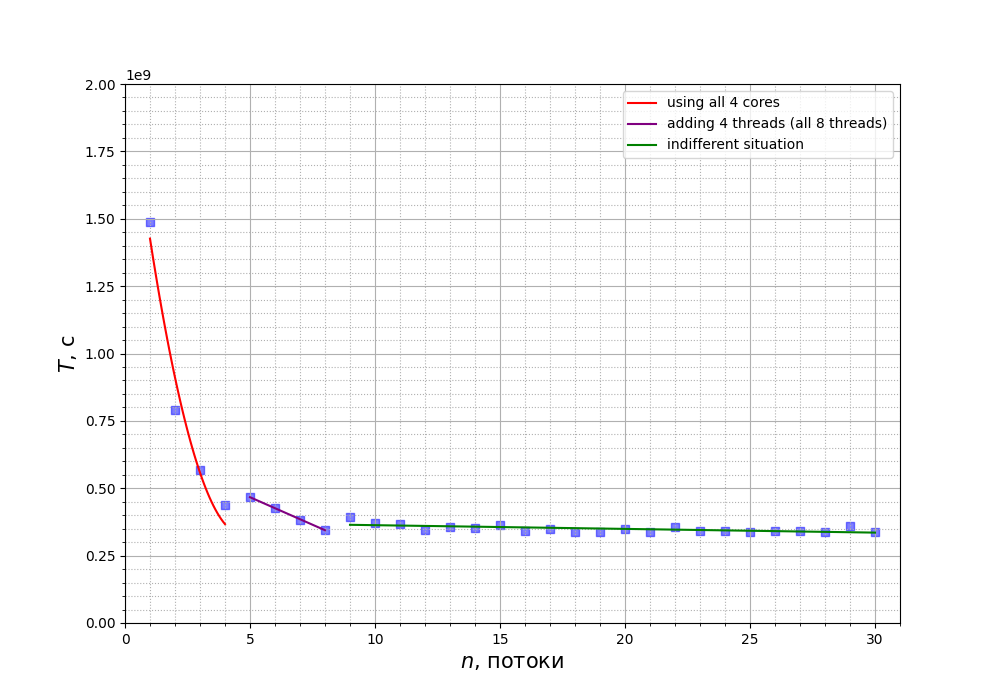

This figure's Python source:
import numpy as np
import matplotlib as mpl
from matplotlib import pyplot as plt
import matplotlib.ticker as ticker
mpl.rcParams['pdf.fonttype'] = 42
mpl.rcParams['ps.fonttype'] = 42


y = []
x = list(np.linspace(1, 30, 30))

with open("data.txt") as data:
    for time in data:
        y.append(int(time))

fig, ax = plt.subplots()

cores_x = np.linspace(1, 4, 40)
threads_x = np.linspace(5, 8, 40)
indiff_x = np.linspace(9, 30, 220)


cores_y = np.polyval(np.polyfit(x[0:4]+[6], y[0:4]+[0.45 * 1e9], 2), cores_x)
threads_y = np.polyval(np.polyfit(x[4:8], y[4:8], 1), threads_x)
indiff_y = np.polyval(np.polyfit(x[8:30], y[8:30], 1), indiff_x)


ax.scatter(x, y, marker='s', c='b', alpha=0.5)
ax.plot(cores_x, cores_y, marker='', c='r', label='using all 4 cores')
ax.plot(threads_x, threads_y, marker='', c='purple', label='adding 4 threads (all 8 threads)')
ax.plot(indiff_x, indiff_y, marker='', c='g', label='indifferent situation')
ax.legend()

plt.xlabel(r'$n$, потоки', fontsize=15)
plt.ylabel(r'$T$, с', fontsize=15)

plt.xlim(0, 31)
plt.ylim(0, 2e9)

ax.minorticks_on()
ax.grid(which='major',
        axis='both',
        )
ax.grid(which='minor',
        axis='both',
        linestyle=':'
        )

fig.set_figheight(7)
fig.set_figwidth(10)
fig.savefig("graph.png")
